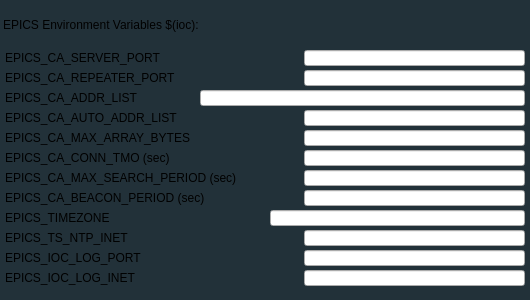
<?xml version="1.0" encoding="UTF-8"?>
<ui version="4.0">
 <class>MainWindow</class>
 <widget class="QMainWindow" name="MainWindow">
  <property name="geometry">
   <rect>
    <x>0</x>
    <y>0</y>
    <width>530</width>
    <height>300</height>
   </rect>
  </property>
  <property name="styleSheet">
   <string notr="true">

QWidget#centralWidget {background: rgba(34, 49, 57, 255);}

</string>
  </property>
  <widget class="QWidget" name="centralWidget">
   <widget class="caLabel" name="caLabel_0">
    <property name="geometry">
     <rect>
      <x>3</x>
      <y>10</y>
      <width>461</width>
      <height>30</height>
     </rect>
    </property>
    <property name="frameShape">
     <enum>QFrame::NoFrame</enum>
    </property>
    <property name="text">
     <string>EPICS Environment Variables $(ioc):</string>
    </property>
    <property name="alignment">
     <set>Qt::AlignAbsolute|Qt::AlignLeading|Qt::AlignLeft|Qt::AlignVCenter</set>
    </property>
    <property name="fontScaleMode">
     <enum>ESimpleLabel::Height</enum>
    </property>
    <property name="foreground">
     <color>
      <red>255</red>
      <green>0</green>
      <blue>255</blue>
     </color>
    </property>
    <property name="background">
     <color alpha="0">
      <red>0</red>
      <green>0</green>
      <blue>0</blue>
     </color>
    </property>
   </widget>
   <widget class="caGraphics" name="caRectangle_0">
    <property name="geometry">
     <rect>
      <x>0</x>
      <y>40</y>
      <width>530</width>
      <height>2</height>
     </rect>
    </property>
    <property name="foreground">
     <color>
      <red>255</red>
      <green>0</green>
      <blue>255</blue>
     </color>
    </property>
    <property name="linestyle" stdset="0">
     <enum>caGraphics::Solid</enum>
    </property>
    <property name="fillstyle" stdset="0">
     <enum>caGraphics::Filled</enum>
    </property>
    <property name="lineSize">
     <number>1</number>
    </property>
    <property name="lineColor">
     <color>
      <red>255</red>
      <green>0</green>
      <blue>255</blue>
     </color>
    </property>
    <property name="form">
     <enum>caGraphics::Rectangle</enum>
    </property>
   </widget>
   <widget class="caLabel" name="caLabel_1">
    <property name="geometry">
     <rect>
      <x>5</x>
      <y>50</y>
      <width>271</width>
      <height>15</height>
     </rect>
    </property>
    <property name="frameShape">
     <enum>QFrame::NoFrame</enum>
    </property>
    <property name="text">
     <string>EPICS_CA_SERVER_PORT</string>
    </property>
    <property name="alignment">
     <set>Qt::AlignAbsolute|Qt::AlignLeading|Qt::AlignLeft|Qt::AlignVCenter</set>
    </property>
    <property name="fontScaleMode">
     <enum>ESimpleLabel::Height</enum>
    </property>
    <property name="foreground">
     <color>
      <red>0</red>
      <green>255</green>
      <blue>0</blue>
     </color>
    </property>
    <property name="background">
     <color alpha="0">
      <red>0</red>
      <green>0</green>
      <blue>0</blue>
     </color>
    </property>
   </widget>
   <widget class="caLabel" name="caLabel_2">
    <property name="geometry">
     <rect>
      <x>5</x>
      <y>70</y>
      <width>271</width>
      <height>15</height>
     </rect>
    </property>
    <property name="frameShape">
     <enum>QFrame::NoFrame</enum>
    </property>
    <property name="text">
     <string>EPICS_CA_REPEATER_PORT</string>
    </property>
    <property name="alignment">
     <set>Qt::AlignAbsolute|Qt::AlignLeading|Qt::AlignLeft|Qt::AlignVCenter</set>
    </property>
    <property name="fontScaleMode">
     <enum>ESimpleLabel::Height</enum>
    </property>
    <property name="foreground">
     <color>
      <red>0</red>
      <green>255</green>
      <blue>0</blue>
     </color>
    </property>
    <property name="background">
     <color alpha="0">
      <red>0</red>
      <green>0</green>
      <blue>0</blue>
     </color>
    </property>
   </widget>
   <widget class="caLabel" name="caLabel_3">
    <property name="geometry">
     <rect>
      <x>5</x>
      <y>90</y>
      <width>271</width>
      <height>15</height>
     </rect>
    </property>
    <property name="frameShape">
     <enum>QFrame::NoFrame</enum>
    </property>
    <property name="text">
     <string>EPICS_CA_ADDR_LIST</string>
    </property>
    <property name="alignment">
     <set>Qt::AlignAbsolute|Qt::AlignLeading|Qt::AlignLeft|Qt::AlignVCenter</set>
    </property>
    <property name="fontScaleMode">
     <enum>ESimpleLabel::Height</enum>
    </property>
    <property name="foreground">
     <color>
      <red>0</red>
      <green>255</green>
      <blue>0</blue>
     </color>
    </property>
    <property name="background">
     <color alpha="0">
      <red>0</red>
      <green>0</green>
      <blue>0</blue>
     </color>
    </property>
   </widget>
   <widget class="caLabel" name="caLabel_4">
    <property name="geometry">
     <rect>
      <x>5</x>
      <y>110</y>
      <width>271</width>
      <height>15</height>
     </rect>
    </property>
    <property name="frameShape">
     <enum>QFrame::NoFrame</enum>
    </property>
    <property name="text">
     <string>EPICS_CA_AUTO_ADDR_LIST</string>
    </property>
    <property name="alignment">
     <set>Qt::AlignAbsolute|Qt::AlignLeading|Qt::AlignLeft|Qt::AlignVCenter</set>
    </property>
    <property name="fontScaleMode">
     <enum>ESimpleLabel::Height</enum>
    </property>
    <property name="foreground">
     <color>
      <red>0</red>
      <green>255</green>
      <blue>0</blue>
     </color>
    </property>
    <property name="background">
     <color alpha="0">
      <red>0</red>
      <green>0</green>
      <blue>0</blue>
     </color>
    </property>
   </widget>
   <widget class="caLabel" name="caLabel_5">
    <property name="geometry">
     <rect>
      <x>5</x>
      <y>130</y>
      <width>271</width>
      <height>15</height>
     </rect>
    </property>
    <property name="frameShape">
     <enum>QFrame::NoFrame</enum>
    </property>
    <property name="text">
     <string>EPICS_CA_MAX_ARRAY_BYTES</string>
    </property>
    <property name="alignment">
     <set>Qt::AlignAbsolute|Qt::AlignLeading|Qt::AlignLeft|Qt::AlignVCenter</set>
    </property>
    <property name="fontScaleMode">
     <enum>ESimpleLabel::Height</enum>
    </property>
    <property name="foreground">
     <color>
      <red>0</red>
      <green>255</green>
      <blue>0</blue>
     </color>
    </property>
    <property name="background">
     <color alpha="0">
      <red>0</red>
      <green>0</green>
      <blue>0</blue>
     </color>
    </property>
   </widget>
   <widget class="caLabel" name="caLabel_6">
    <property name="geometry">
     <rect>
      <x>5</x>
      <y>150</y>
      <width>271</width>
      <height>15</height>
     </rect>
    </property>
    <property name="frameShape">
     <enum>QFrame::NoFrame</enum>
    </property>
    <property name="text">
     <string>EPICS_CA_CONN_TMO (sec)</string>
    </property>
    <property name="alignment">
     <set>Qt::AlignAbsolute|Qt::AlignLeading|Qt::AlignLeft|Qt::AlignVCenter</set>
    </property>
    <property name="fontScaleMode">
     <enum>ESimpleLabel::Height</enum>
    </property>
    <property name="foreground">
     <color>
      <red>0</red>
      <green>255</green>
      <blue>0</blue>
     </color>
    </property>
    <property name="background">
     <color alpha="0">
      <red>0</red>
      <green>0</green>
      <blue>0</blue>
     </color>
    </property>
   </widget>
   <widget class="caLabel" name="caLabel_7">
    <property name="geometry">
     <rect>
      <x>5</x>
      <y>170</y>
      <width>271</width>
      <height>15</height>
     </rect>
    </property>
    <property name="frameShape">
     <enum>QFrame::NoFrame</enum>
    </property>
    <property name="text">
     <string>EPICS_CA_MAX_SEARCH_PERIOD (sec)</string>
    </property>
    <property name="alignment">
     <set>Qt::AlignAbsolute|Qt::AlignLeading|Qt::AlignLeft|Qt::AlignVCenter</set>
    </property>
    <property name="fontScaleMode">
     <enum>ESimpleLabel::Height</enum>
    </property>
    <property name="foreground">
     <color>
      <red>0</red>
      <green>255</green>
      <blue>0</blue>
     </color>
    </property>
    <property name="background">
     <color alpha="0">
      <red>0</red>
      <green>0</green>
      <blue>0</blue>
     </color>
    </property>
   </widget>
   <widget class="caLabel" name="caLabel_8">
    <property name="geometry">
     <rect>
      <x>5</x>
      <y>190</y>
      <width>271</width>
      <height>15</height>
     </rect>
    </property>
    <property name="frameShape">
     <enum>QFrame::NoFrame</enum>
    </property>
    <property name="text">
     <string>EPICS_CA_BEACON_PERIOD (sec)</string>
    </property>
    <property name="alignment">
     <set>Qt::AlignAbsolute|Qt::AlignLeading|Qt::AlignLeft|Qt::AlignVCenter</set>
    </property>
    <property name="fontScaleMode">
     <enum>ESimpleLabel::Height</enum>
    </property>
    <property name="foreground">
     <color>
      <red>0</red>
      <green>255</green>
      <blue>0</blue>
     </color>
    </property>
    <property name="background">
     <color alpha="0">
      <red>0</red>
      <green>0</green>
      <blue>0</blue>
     </color>
    </property>
   </widget>
   <widget class="caLabel" name="caLabel_9">
    <property name="geometry">
     <rect>
      <x>5</x>
      <y>210</y>
      <width>271</width>
      <height>15</height>
     </rect>
    </property>
    <property name="frameShape">
     <enum>QFrame::NoFrame</enum>
    </property>
    <property name="text">
     <string>EPICS_TIMEZONE</string>
    </property>
    <property name="alignment">
     <set>Qt::AlignAbsolute|Qt::AlignLeading|Qt::AlignLeft|Qt::AlignVCenter</set>
    </property>
    <property name="fontScaleMode">
     <enum>ESimpleLabel::Height</enum>
    </property>
    <property name="foreground">
     <color>
      <red>0</red>
      <green>255</green>
      <blue>0</blue>
     </color>
    </property>
    <property name="background">
     <color alpha="0">
      <red>0</red>
      <green>0</green>
      <blue>0</blue>
     </color>
    </property>
   </widget>
   <widget class="caLabel" name="caLabel_10">
    <property name="geometry">
     <rect>
      <x>5</x>
      <y>230</y>
      <width>271</width>
      <height>15</height>
     </rect>
    </property>
    <property name="frameShape">
     <enum>QFrame::NoFrame</enum>
    </property>
    <property name="text">
     <string>EPICS_TS_NTP_INET</string>
    </property>
    <property name="alignment">
     <set>Qt::AlignAbsolute|Qt::AlignLeading|Qt::AlignLeft|Qt::AlignVCenter</set>
    </property>
    <property name="fontScaleMode">
     <enum>ESimpleLabel::Height</enum>
    </property>
    <property name="foreground">
     <color>
      <red>0</red>
      <green>255</green>
      <blue>0</blue>
     </color>
    </property>
    <property name="background">
     <color alpha="0">
      <red>0</red>
      <green>0</green>
      <blue>0</blue>
     </color>
    </property>
   </widget>
   <widget class="caLabel" name="caLabel_11">
    <property name="geometry">
     <rect>
      <x>5</x>
      <y>250</y>
      <width>271</width>
      <height>15</height>
     </rect>
    </property>
    <property name="frameShape">
     <enum>QFrame::NoFrame</enum>
    </property>
    <property name="text">
     <string>EPICS_IOC_LOG_PORT</string>
    </property>
    <property name="alignment">
     <set>Qt::AlignAbsolute|Qt::AlignLeading|Qt::AlignLeft|Qt::AlignVCenter</set>
    </property>
    <property name="fontScaleMode">
     <enum>ESimpleLabel::Height</enum>
    </property>
    <property name="foreground">
     <color>
      <red>0</red>
      <green>255</green>
      <blue>0</blue>
     </color>
    </property>
    <property name="background">
     <color alpha="0">
      <red>0</red>
      <green>0</green>
      <blue>0</blue>
     </color>
    </property>
   </widget>
   <widget class="caLabel" name="caLabel_12">
    <property name="geometry">
     <rect>
      <x>5</x>
      <y>270</y>
      <width>271</width>
      <height>15</height>
     </rect>
    </property>
    <property name="frameShape">
     <enum>QFrame::NoFrame</enum>
    </property>
    <property name="text">
     <string>EPICS_IOC_LOG_INET</string>
    </property>
    <property name="alignment">
     <set>Qt::AlignAbsolute|Qt::AlignLeading|Qt::AlignLeft|Qt::AlignVCenter</set>
    </property>
    <property name="fontScaleMode">
     <enum>ESimpleLabel::Height</enum>
    </property>
    <property name="foreground">
     <color>
      <red>0</red>
      <green>255</green>
      <blue>0</blue>
     </color>
    </property>
    <property name="background">
     <color alpha="0">
      <red>0</red>
      <green>0</green>
      <blue>0</blue>
     </color>
    </property>
   </widget>
   <widget class="caLineEdit" name="caLineEdit_0">
    <property name="geometry">
     <rect>
      <x>304</x>
      <y>50</y>
      <width>221</width>
      <height>16</height>
     </rect>
    </property>
    <property name="alignment">
     <set>Qt::AlignAbsolute|Qt::AlignCenter|Qt::AlignHCenter|Qt::AlignVCenter</set>
    </property>
    <property name="channel" stdset="0">
     <string>$(ioc):CA_SRVR_PORT</string>
    </property>
    <property name="foreground">
     <color>
      <red>0</red>
      <green>255</green>
      <blue>255</blue>
     </color>
    </property>
    <property name="background">
     <color>
      <red>0</red>
      <green>0</green>
      <blue>0</blue>
     </color>
    </property>
    <property name="colorMode">
     <enum>caLineEdit::Static</enum>
    </property>
    <property name="precisionMode">
     <enum>caLineEdit::Channel</enum>
    </property>
    <property name="limitsMode">
     <enum>caLineEdit::Channel</enum>
    </property>
    <property name="maxValue">
     <double>1.000000000000000</double>
    </property>
    <property name="minValue">
     <double>0.000000000000000</double>
    </property>
    <property name="fontScaleMode">
     <enum>caLineEdit::Height</enum>
    </property>
    <property name="formatType">
     <enum>caLineEdit::decimal</enum>
    </property>
   </widget>
   <widget class="caLineEdit" name="caLineEdit_1">
    <property name="geometry">
     <rect>
      <x>304</x>
      <y>70</y>
      <width>221</width>
      <height>16</height>
     </rect>
    </property>
    <property name="alignment">
     <set>Qt::AlignAbsolute|Qt::AlignCenter|Qt::AlignHCenter|Qt::AlignVCenter</set>
    </property>
    <property name="channel" stdset="0">
     <string>$(ioc):CA_RPTR_PORT</string>
    </property>
    <property name="foreground">
     <color>
      <red>0</red>
      <green>255</green>
      <blue>255</blue>
     </color>
    </property>
    <property name="background">
     <color>
      <red>0</red>
      <green>0</green>
      <blue>0</blue>
     </color>
    </property>
    <property name="colorMode">
     <enum>caLineEdit::Static</enum>
    </property>
    <property name="precisionMode">
     <enum>caLineEdit::Channel</enum>
    </property>
    <property name="limitsMode">
     <enum>caLineEdit::Channel</enum>
    </property>
    <property name="maxValue">
     <double>1.000000000000000</double>
    </property>
    <property name="minValue">
     <double>0.000000000000000</double>
    </property>
    <property name="fontScaleMode">
     <enum>caLineEdit::Height</enum>
    </property>
    <property name="formatType">
     <enum>caLineEdit::decimal</enum>
    </property>
   </widget>
   <widget class="caLineEdit" name="caLineEdit_2">
    <property name="geometry">
     <rect>
      <x>200</x>
      <y>90</y>
      <width>325</width>
      <height>16</height>
     </rect>
    </property>
    <property name="alignment">
     <set>Qt::AlignAbsolute|Qt::AlignCenter|Qt::AlignHCenter|Qt::AlignVCenter</set>
    </property>
    <property name="channel" stdset="0">
     <string>$(ioc):CA_ADDR_LIST</string>
    </property>
    <property name="foreground">
     <color>
      <red>0</red>
      <green>255</green>
      <blue>255</blue>
     </color>
    </property>
    <property name="background">
     <color>
      <red>0</red>
      <green>0</green>
      <blue>0</blue>
     </color>
    </property>
    <property name="colorMode">
     <enum>caLineEdit::Static</enum>
    </property>
    <property name="precisionMode">
     <enum>caLineEdit::Channel</enum>
    </property>
    <property name="limitsMode">
     <enum>caLineEdit::Channel</enum>
    </property>
    <property name="maxValue">
     <double>1.000000000000000</double>
    </property>
    <property name="minValue">
     <double>0.000000000000000</double>
    </property>
    <property name="fontScaleMode">
     <enum>caLineEdit::Height</enum>
    </property>
    <property name="formatType">
     <enum>caLineEdit::decimal</enum>
    </property>
   </widget>
   <widget class="caLineEdit" name="caLineEdit_3">
    <property name="geometry">
     <rect>
      <x>304</x>
      <y>110</y>
      <width>221</width>
      <height>16</height>
     </rect>
    </property>
    <property name="alignment">
     <set>Qt::AlignAbsolute|Qt::AlignCenter|Qt::AlignHCenter|Qt::AlignVCenter</set>
    </property>
    <property name="channel" stdset="0">
     <string>$(ioc):CA_AUTO_ADDR</string>
    </property>
    <property name="foreground">
     <color>
      <red>0</red>
      <green>255</green>
      <blue>255</blue>
     </color>
    </property>
    <property name="background">
     <color>
      <red>0</red>
      <green>0</green>
      <blue>0</blue>
     </color>
    </property>
    <property name="colorMode">
     <enum>caLineEdit::Static</enum>
    </property>
    <property name="precisionMode">
     <enum>caLineEdit::Channel</enum>
    </property>
    <property name="limitsMode">
     <enum>caLineEdit::Channel</enum>
    </property>
    <property name="maxValue">
     <double>1.000000000000000</double>
    </property>
    <property name="minValue">
     <double>0.000000000000000</double>
    </property>
    <property name="fontScaleMode">
     <enum>caLineEdit::Height</enum>
    </property>
    <property name="formatType">
     <enum>caLineEdit::decimal</enum>
    </property>
   </widget>
   <widget class="caLineEdit" name="caLineEdit_4">
    <property name="geometry">
     <rect>
      <x>304</x>
      <y>130</y>
      <width>221</width>
      <height>16</height>
     </rect>
    </property>
    <property name="alignment">
     <set>Qt::AlignAbsolute|Qt::AlignCenter|Qt::AlignHCenter|Qt::AlignVCenter</set>
    </property>
    <property name="channel" stdset="0">
     <string>$(ioc):CA_MAX_ARRAY</string>
    </property>
    <property name="foreground">
     <color>
      <red>0</red>
      <green>255</green>
      <blue>255</blue>
     </color>
    </property>
    <property name="background">
     <color>
      <red>0</red>
      <green>0</green>
      <blue>0</blue>
     </color>
    </property>
    <property name="colorMode">
     <enum>caLineEdit::Static</enum>
    </property>
    <property name="precisionMode">
     <enum>caLineEdit::Channel</enum>
    </property>
    <property name="limitsMode">
     <enum>caLineEdit::Channel</enum>
    </property>
    <property name="maxValue">
     <double>1.000000000000000</double>
    </property>
    <property name="minValue">
     <double>0.000000000000000</double>
    </property>
    <property name="fontScaleMode">
     <enum>caLineEdit::Height</enum>
    </property>
    <property name="formatType">
     <enum>caLineEdit::decimal</enum>
    </property>
   </widget>
   <widget class="caLineEdit" name="caLineEdit_5">
    <property name="geometry">
     <rect>
      <x>304</x>
      <y>150</y>
      <width>221</width>
      <height>16</height>
     </rect>
    </property>
    <property name="alignment">
     <set>Qt::AlignAbsolute|Qt::AlignCenter|Qt::AlignHCenter|Qt::AlignVCenter</set>
    </property>
    <property name="channel" stdset="0">
     <string>$(ioc):CA_CONN_TIME</string>
    </property>
    <property name="foreground">
     <color>
      <red>0</red>
      <green>255</green>
      <blue>255</blue>
     </color>
    </property>
    <property name="background">
     <color>
      <red>0</red>
      <green>0</green>
      <blue>0</blue>
     </color>
    </property>
    <property name="colorMode">
     <enum>caLineEdit::Static</enum>
    </property>
    <property name="precisionMode">
     <enum>caLineEdit::Channel</enum>
    </property>
    <property name="limitsMode">
     <enum>caLineEdit::Channel</enum>
    </property>
    <property name="maxValue">
     <double>1.000000000000000</double>
    </property>
    <property name="minValue">
     <double>0.000000000000000</double>
    </property>
    <property name="fontScaleMode">
     <enum>caLineEdit::Height</enum>
    </property>
    <property name="formatType">
     <enum>caLineEdit::decimal</enum>
    </property>
   </widget>
   <widget class="caLineEdit" name="caLineEdit_6">
    <property name="geometry">
     <rect>
      <x>304</x>
      <y>170</y>
      <width>221</width>
      <height>16</height>
     </rect>
    </property>
    <property name="alignment">
     <set>Qt::AlignAbsolute|Qt::AlignCenter|Qt::AlignHCenter|Qt::AlignVCenter</set>
    </property>
    <property name="channel" stdset="0">
     <string>$(ioc):CA_SRCH_TIME</string>
    </property>
    <property name="foreground">
     <color>
      <red>0</red>
      <green>255</green>
      <blue>255</blue>
     </color>
    </property>
    <property name="background">
     <color>
      <red>0</red>
      <green>0</green>
      <blue>0</blue>
     </color>
    </property>
    <property name="colorMode">
     <enum>caLineEdit::Static</enum>
    </property>
    <property name="precisionMode">
     <enum>caLineEdit::Channel</enum>
    </property>
    <property name="limitsMode">
     <enum>caLineEdit::Channel</enum>
    </property>
    <property name="maxValue">
     <double>1.000000000000000</double>
    </property>
    <property name="minValue">
     <double>0.000000000000000</double>
    </property>
    <property name="fontScaleMode">
     <enum>caLineEdit::Height</enum>
    </property>
    <property name="formatType">
     <enum>caLineEdit::decimal</enum>
    </property>
   </widget>
   <widget class="caLineEdit" name="caLineEdit_7">
    <property name="geometry">
     <rect>
      <x>304</x>
      <y>190</y>
      <width>221</width>
      <height>16</height>
     </rect>
    </property>
    <property name="alignment">
     <set>Qt::AlignAbsolute|Qt::AlignCenter|Qt::AlignHCenter|Qt::AlignVCenter</set>
    </property>
    <property name="channel" stdset="0">
     <string>$(ioc):CA_BEAC_TIME</string>
    </property>
    <property name="foreground">
     <color>
      <red>0</red>
      <green>255</green>
      <blue>255</blue>
     </color>
    </property>
    <property name="background">
     <color>
      <red>0</red>
      <green>0</green>
      <blue>0</blue>
     </color>
    </property>
    <property name="colorMode">
     <enum>caLineEdit::Static</enum>
    </property>
    <property name="precisionMode">
     <enum>caLineEdit::Channel</enum>
    </property>
    <property name="limitsMode">
     <enum>caLineEdit::Channel</enum>
    </property>
    <property name="maxValue">
     <double>1.000000000000000</double>
    </property>
    <property name="minValue">
     <double>0.000000000000000</double>
    </property>
    <property name="fontScaleMode">
     <enum>caLineEdit::Height</enum>
    </property>
    <property name="formatType">
     <enum>caLineEdit::decimal</enum>
    </property>
   </widget>
   <widget class="caLineEdit" name="caLineEdit_8">
    <property name="geometry">
     <rect>
      <x>270</x>
      <y>210</y>
      <width>255</width>
      <height>16</height>
     </rect>
    </property>
    <property name="alignment">
     <set>Qt::AlignAbsolute|Qt::AlignCenter|Qt::AlignHCenter|Qt::AlignVCenter</set>
    </property>
    <property name="channel" stdset="0">
     <string>$(ioc):TIMEZONE</string>
    </property>
    <property name="foreground">
     <color>
      <red>0</red>
      <green>255</green>
      <blue>255</blue>
     </color>
    </property>
    <property name="background">
     <color>
      <red>0</red>
      <green>0</green>
      <blue>0</blue>
     </color>
    </property>
    <property name="colorMode">
     <enum>caLineEdit::Static</enum>
    </property>
    <property name="precisionMode">
     <enum>caLineEdit::Channel</enum>
    </property>
    <property name="limitsMode">
     <enum>caLineEdit::Channel</enum>
    </property>
    <property name="maxValue">
     <double>1.000000000000000</double>
    </property>
    <property name="minValue">
     <double>0.000000000000000</double>
    </property>
    <property name="fontScaleMode">
     <enum>caLineEdit::Height</enum>
    </property>
    <property name="formatType">
     <enum>caLineEdit::decimal</enum>
    </property>
   </widget>
   <widget class="caLineEdit" name="caLineEdit_9">
    <property name="geometry">
     <rect>
      <x>304</x>
      <y>230</y>
      <width>221</width>
      <height>16</height>
     </rect>
    </property>
    <property name="alignment">
     <set>Qt::AlignAbsolute|Qt::AlignCenter|Qt::AlignHCenter|Qt::AlignVCenter</set>
    </property>
    <property name="channel" stdset="0">
     <string>$(ioc):TS_NTP_INET</string>
    </property>
    <property name="foreground">
     <color>
      <red>0</red>
      <green>255</green>
      <blue>255</blue>
     </color>
    </property>
    <property name="background">
     <color>
      <red>0</red>
      <green>0</green>
      <blue>0</blue>
     </color>
    </property>
    <property name="colorMode">
     <enum>caLineEdit::Static</enum>
    </property>
    <property name="precisionMode">
     <enum>caLineEdit::Channel</enum>
    </property>
    <property name="limitsMode">
     <enum>caLineEdit::Channel</enum>
    </property>
    <property name="maxValue">
     <double>1.000000000000000</double>
    </property>
    <property name="minValue">
     <double>0.000000000000000</double>
    </property>
    <property name="fontScaleMode">
     <enum>caLineEdit::Height</enum>
    </property>
    <property name="formatType">
     <enum>caLineEdit::decimal</enum>
    </property>
   </widget>
   <widget class="caLineEdit" name="caLineEdit_10">
    <property name="geometry">
     <rect>
      <x>304</x>
      <y>250</y>
      <width>221</width>
      <height>16</height>
     </rect>
    </property>
    <property name="alignment">
     <set>Qt::AlignAbsolute|Qt::AlignCenter|Qt::AlignHCenter|Qt::AlignVCenter</set>
    </property>
    <property name="channel" stdset="0">
     <string>$(ioc):IOC_LOG_PORT</string>
    </property>
    <property name="foreground">
     <color>
      <red>0</red>
      <green>255</green>
      <blue>255</blue>
     </color>
    </property>
    <property name="background">
     <color>
      <red>0</red>
      <green>0</green>
      <blue>0</blue>
     </color>
    </property>
    <property name="colorMode">
     <enum>caLineEdit::Static</enum>
    </property>
    <property name="precisionMode">
     <enum>caLineEdit::Channel</enum>
    </property>
    <property name="limitsMode">
     <enum>caLineEdit::Channel</enum>
    </property>
    <property name="maxValue">
     <double>1.000000000000000</double>
    </property>
    <property name="minValue">
     <double>0.000000000000000</double>
    </property>
    <property name="fontScaleMode">
     <enum>caLineEdit::Height</enum>
    </property>
    <property name="formatType">
     <enum>caLineEdit::decimal</enum>
    </property>
   </widget>
   <widget class="caLineEdit" name="caLineEdit_11">
    <property name="geometry">
     <rect>
      <x>304</x>
      <y>270</y>
      <width>221</width>
      <height>16</height>
     </rect>
    </property>
    <property name="alignment">
     <set>Qt::AlignAbsolute|Qt::AlignCenter|Qt::AlignHCenter|Qt::AlignVCenter</set>
    </property>
    <property name="channel" stdset="0">
     <string>$(ioc):IOC_LOG_INET</string>
    </property>
    <property name="foreground">
     <color>
      <red>0</red>
      <green>255</green>
      <blue>255</blue>
     </color>
    </property>
    <property name="background">
     <color>
      <red>0</red>
      <green>0</green>
      <blue>0</blue>
     </color>
    </property>
    <property name="colorMode">
     <enum>caLineEdit::Static</enum>
    </property>
    <property name="precisionMode">
     <enum>caLineEdit::Channel</enum>
    </property>
    <property name="limitsMode">
     <enum>caLineEdit::Channel</enum>
    </property>
    <property name="maxValue">
     <double>1.000000000000000</double>
    </property>
    <property name="minValue">
     <double>0.000000000000000</double>
    </property>
    <property name="fontScaleMode">
     <enum>caLineEdit::Height</enum>
    </property>
    <property name="formatType">
     <enum>caLineEdit::decimal</enum>
    </property>
   </widget>
  </widget>
 </widget>
 <customwidgets>
  <customwidget>
   <class>caLabel</class>
   <extends>QLabel</extends>
   <header>caLabel</header>
  </customwidget>
  <customwidget>
   <class>caGraphics</class>
   <extends>QWidget</extends>
   <header>caGraphics</header>
  </customwidget>
  <customwidget>
   <class>caLineEdit</class>
   <extends>QLineEdit</extends>
   <header>caLineEdit</header>
  </customwidget>
 </customwidgets>
 <resources/>
 <connections/>
</ui>
